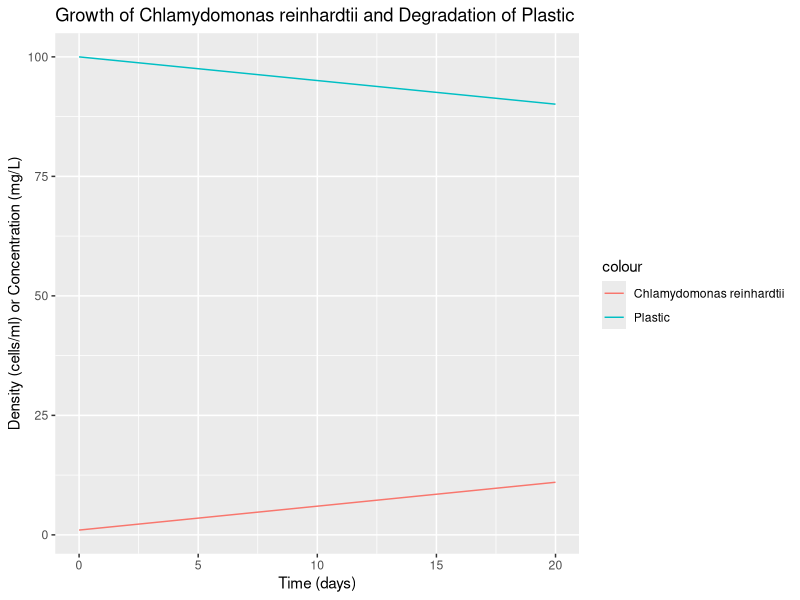

The R source for this figure:
library(ggplot2)
library(tidyr)
library(deSolve)

# Definindo a equação de crescimento logístico
logistic <- function(N, r, K) {
  dN <- r * N * (1 - N / K)
  return(dN)
}

# Definindo a ODE para o crescimento de C.reinhardtii e a degradação do plástico
ode.chlamyplastic <- function(t, y, N, params) {
  with(as.list(c(y, params)), {
    # Variação da densidade da Chlamy pelo tempo
    dN <- logistic(N, r, K) * N
    # Variação na concentração de plástico pelo tempo
    dS <- -Vmax * N * y[2] / (Km + y[2])
    return(list(c(dN, dS)))
  })
}

# Definindo as condições iniciais
N0 <- 1 # Densidade inicial da Chlamy (cells/ml)
S0 <- 100 # Concentração inicial de plástico (mg/L)

# Definindo os valores dos parâmetros
r <- 0.5 # Taxa de crescimento intrínseca (por dia)
K <- 1e9 # Capacidade de carga (cells/mL)
Vmax <- 0.5 # Taxa máxima de degradação do plástico (mg/L por dia)
Km <- 1 # Constante de Michaelis-Menten (mg/L)

# Definir o tempo em vetor
times <- seq(0, 20, by = 0.01)

# Resolvendo a equação diferencial
outresult <- ode(y = c(N0, S0), times = times, 
                 func = ode.chlamyplastic, parms = c(r = r,
                                                     K = K,
                                                     Vmax = Vmax,
                                                     Km = Km),
                 N = N0)

# Fazer o gráfico dos resultados
df <- as.data.frame(outresult)
names(df) <- c("time", "N", "S")
ggplot(df, aes(x = time)) +
  geom_line(aes(y = N, color = "Chlamydomonas reinhardtii")) +
  geom_line(aes(y = S, color = "Plastic")) +
  xlab("Time (days)") +
  ylab("Density (cells/ml) or Concentration (mg/L)") +
  ggtitle("Growth of Chlamydomonas reinhardtii and Degradation of Plastic")
